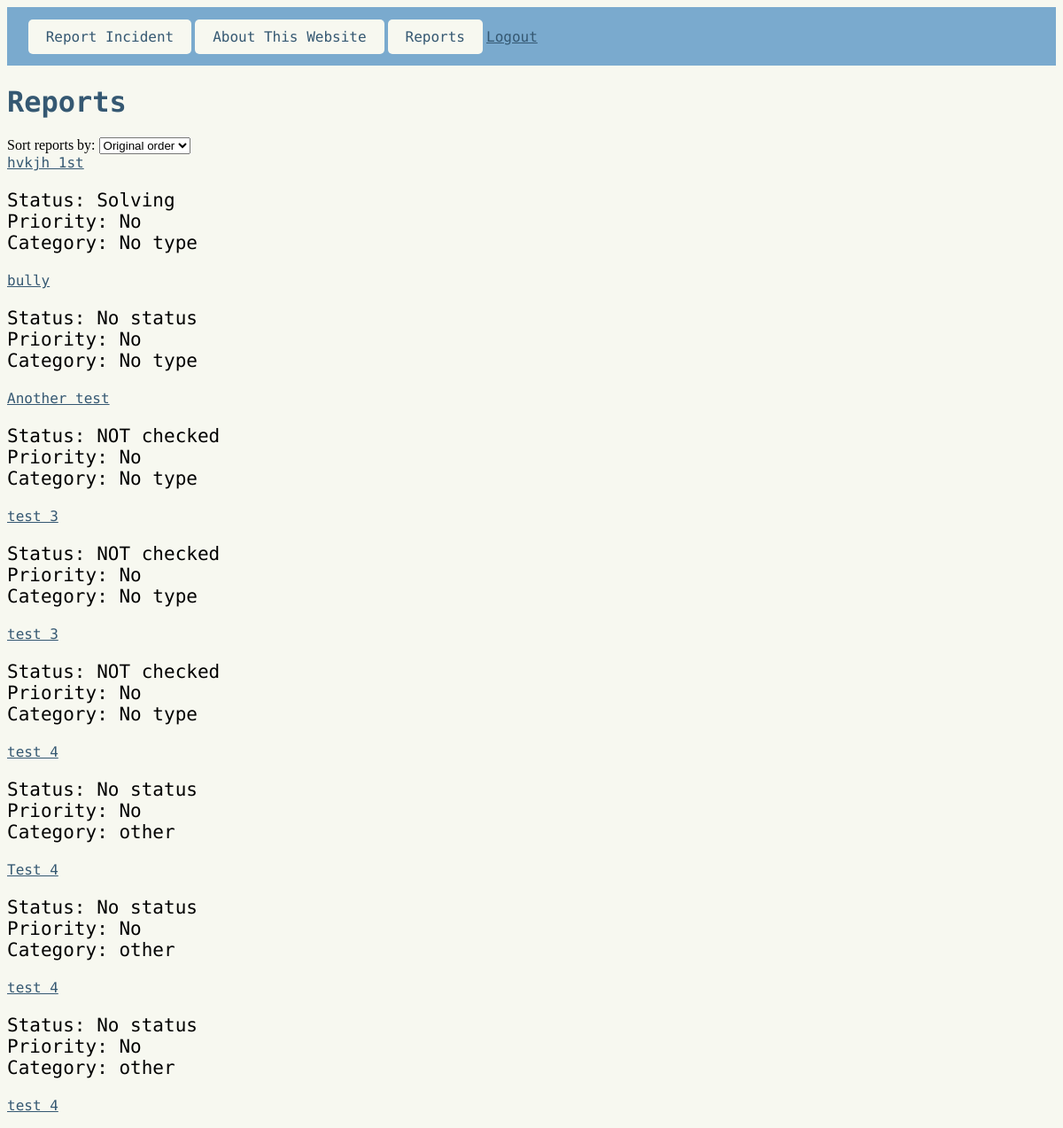
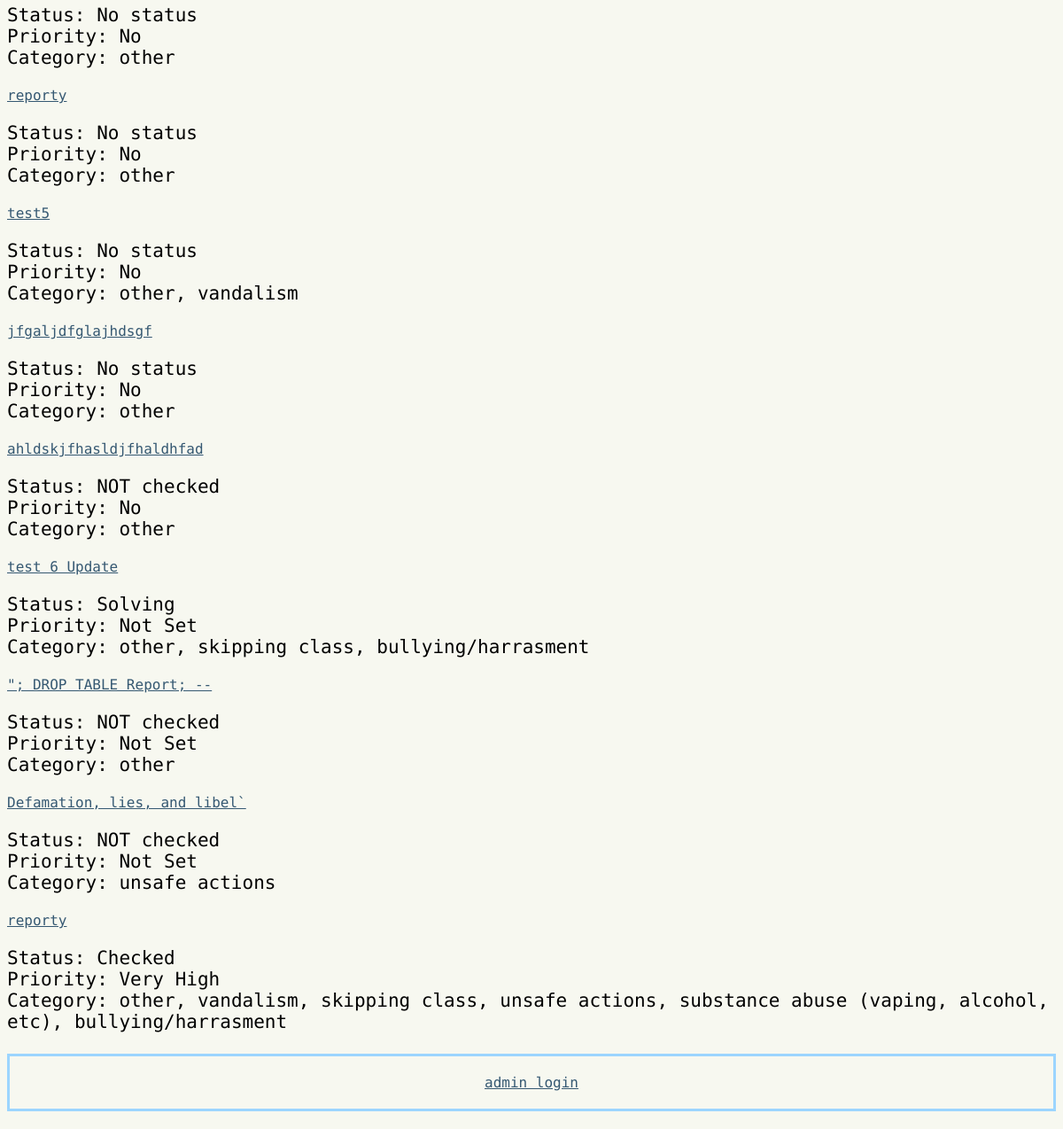
/view (signed in), run on the app's committed database (2 pictures, top to bottom).
### routes.py (models this page shows)
class Reports(db.Model):
    __tablename__ = "Reports"
    report_id = db.Column(db.Integer, primary_key=True)
    report_title = db.Column(db.String, nullable=False)
    report_detail = db.Column(db.String, nullable=False)
    report_time = db.Column(db.String, nullable=False)
    status_id = db.Column(db.Integer, db.ForeignKey("Status.status_id"), nullable=True)
    status = db.relationship("Status", backref="reports")
    priority_id = db.Column(db.Integer, db.ForeignKey("Priority.priority_id"), nullable=True)
    priority = db.relationship("Priority", backref="reports")
    types = db.relationship("Type", secondary=Report_Type, backref="reports")

class Status(db.Model):
    __tablename__ = "Status"
    status_id = db.Column(db.Integer, primary_key=True)
    status = db.Column(db.String, nullable=False)

class Type(db.Model):
    __tablename__ = "Type"
    type_id = db.Column(db.Integer, primary_key=True)
    type = db.Column(db.String, nullable=False)

class Priority(db.Model):
    __tablename__ = "Priority"
    priority_id = db.Column(db.Integer, primary_key=True)
    priority = db.Column(db.String, nullable=False)

### routes.py (the view)
@app.route("/view", methods=["GET"])
@login_required
def view():
    sort = request.args.get("sort", "original")
    if sort == "status":
        reports = Reports.query.join(Status).order_by(Status.status.asc()).all()
    elif sort == "type":
        reports = Reports.query.join(Reports.types).order_by(Type.type.asc()).all()
    elif sort == "priority":
        reports = Reports.query.join(Priority).order_by(Priority.priority.asc()).all()
    else:
        reports = Reports.query.order_by(Reports.report_id.asc()).all()
    status = Status.query.all()
    types = Type.query.all()
    priority = Priority.query.all()
    return render_template(
        "view.html", reports=reports, status=status, types=types, sort=sort, priority=priority
    )

### routes.py (called while the page is built)
@login_manager.user_loader
def load_user(user_id):
    return User.query.get(user_id)

### templates/view.html (shortened to what this page needs)
{% extends "layout.html" %}
{% block content %}
<h1>Reports</h1>
<form method="get" action="/view" id="sortForm">
    <label for="sort">Sort reports by:</label>
    <select id="sort" name="sort" onchange="this.form.submit()">
        <option value="original" {% if sort == 'original' %}selected{% endif %}>Original order</option>
    </select>
</form>
{% for report in reports %}
    <a href="http://127.0.0.1:5000/edit/{{ report.report_id }}">{{ report.report_title }}</a>
    <p>
    Status:
    {% if report.status %}
        {{ report.status.status }}
    {% else %}
        No status
    {% endif %}
    <br>
        Priority:
    {% if report.priority %}
        {{ report.priority.priority }}
    {% else %}
        No
    {% endif %}
    <br>
    Category:
    {% if report.types %}
        {% for t in report.types %}
            {{ t.type }}{% if not loop.last %}, {% endif %}
        {% endfor %}
    {% else %}
        No type
    {% endif %}
    </p>
{% endfor %}
{% endblock %}

### templates/layout.html (shortened to what this page needs)
<!DOCTYPE html>
<html lang="en">
<head>
    <link rel="stylesheet" href="../static/style.css">
</head>
<body>
    <header>{% include "header.html" %}</header>
    <main>
        {% block content %}
        {% endblock %}
    </main>
    <footer>{% include "footer.html" %}</footer>
</body>
</html>

### templates/header.html
<nav>
    <a href="http://127.0.0.1:5000/" class="h_link">Report Incident</a>
    <a href="http://127.0.0.1:5000/about" class="h_link">About This Website</a>
    {% if current_user.is_authenticated %}
        <a href="http://127.0.0.1:5000/view" class="h_link">Reports</a>
        <a href="{{ url_for('logout') }}">Logout</a>
    {% endif %}
</nav>

### templates/footer.html
<div class="footer">
    <a href="http://127.0.0.1:5000/login">admin login</a>
</div>

### static/style.css (style rules this page uses)
h1 { color: #355872; font-family: "Victor Mono", monospace; }
a { color: #355872; font-family: "Victor Mono", monospace; }
p { font-family: "Victor Mono", monospace; font-size: 21px; }
header { background-color: #7AAACE; position: sticky; top: 0; text-align: left; padding: 2%; }
.h_link { background-color: #F7F8F0; padding: 10px 20px; border-radius:5px; border-color: #355872; text-decoration:none; color: #355872; }
body { background-color: #F7F8F0; }
footer { margin-top: 2%; border: 3px solid #9CD5FF; text-align: center; font-family: "Victor Mono", monospace; padding: 20px; margin-bottom: 20px; }

### data on the page
Reports: report_title "hvkjh 1st", status.status "Solving", shows "No", shows "No type"
Reports: report_title "bully", shows "No status", shows "No type"
Reports: report_title "Another test", status.status "NOT checked", shows "No", shows "No type"
Reports: report_title "test 3", status.status "NOT checked", shows "No", shows "No type"
Reports: report_title "test 3", status.status "NOT checked", shows "No", shows "No type"
Reports: report_title "test 4", shows "No status"
Type: type "other"
Reports: report_title "Test 4", shows "No status"
Reports: report_title "test 4", shows "No status"
Reports: report_title "test 4", shows "No status"
Reports: report_title "reporty", shows "No status"
Reports: report_title "test5", shows "No status"
Type: type "vandalism"
Reports: report_title "jfgaljdfglajhdsgf", shows "No status"
Reports: report_title "ahldskjfhasldjfhaldhfad", status.status "NOT checked", shows "No"
Reports: report_title "test 6 Update", status.status "Solving", priority.priority "Not Set"
Type: type "skipping class"
Type: type "bullying/harrasment"
Reports: report_title "\"; DROP TABLE Report; --", status.status "NOT checked", priority.priority "Not Set"
Reports: report_title "Defamation, lies, and libel`", status.status "NOT checked", priority.priority "Not Set"
Type: type "unsafe actions"
Reports: report_title "reporty", status.status "Checked", priority.priority "Very High"
Type: type "substance abuse (vaping, alcohol, etc)"
